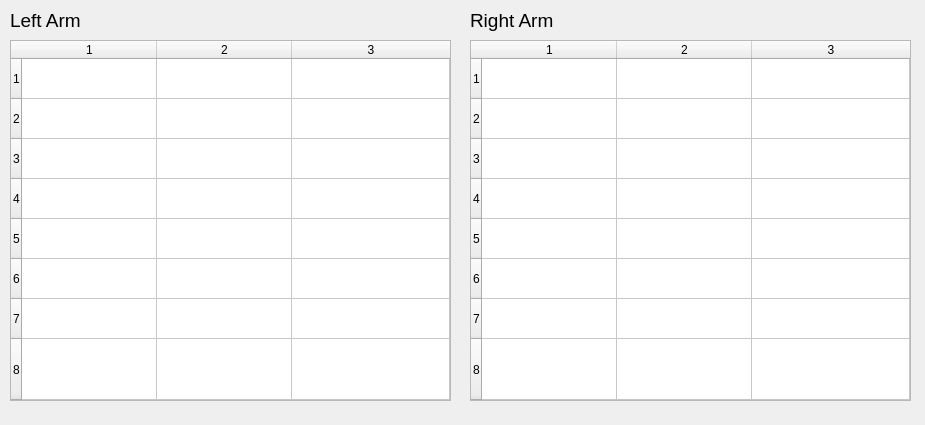
<?xml version="1.0" encoding="UTF-8"?>
<ui version="4.0">
 <class>arm_state_diag</class>
 <widget class="QDialog" name="arm_state_diag">
  <property name="geometry">
   <rect>
    <x>0</x>
    <y>0</y>
    <width>925</width>
    <height>425</height>
   </rect>
  </property>
  <property name="windowTitle">
   <string>Armstrong State</string>
  </property>
  <widget class="QLabel" name="label">
   <property name="geometry">
    <rect>
     <x>10</x>
     <y>10</y>
     <width>111</width>
     <height>21</height>
    </rect>
   </property>
   <property name="font">
    <font>
     <pointsize>14</pointsize>
    </font>
   </property>
   <property name="text">
    <string>Left Arm</string>
   </property>
  </widget>
  <widget class="QLabel" name="label_3">
   <property name="geometry">
    <rect>
     <x>470</x>
     <y>10</y>
     <width>111</width>
     <height>21</height>
    </rect>
   </property>
   <property name="font">
    <font>
     <pointsize>14</pointsize>
    </font>
   </property>
   <property name="text">
    <string>Right Arm</string>
   </property>
  </widget>
  <widget class="QTableWidget" name="left_table">
   <property name="geometry">
    <rect>
     <x>10</x>
     <y>40</y>
     <width>441</width>
     <height>361</height>
    </rect>
   </property>
   <property name="verticalScrollBarPolicy">
    <enum>Qt::ScrollBarAlwaysOff</enum>
   </property>
   <property name="horizontalScrollBarPolicy">
    <enum>Qt::ScrollBarAlwaysOff</enum>
   </property>
   <property name="sizeAdjustPolicy">
    <enum>QAbstractScrollArea::AdjustToContents</enum>
   </property>
   <property name="editTriggers">
    <set>QAbstractItemView::NoEditTriggers</set>
   </property>
   <property name="alternatingRowColors">
    <bool>false</bool>
   </property>
   <property name="selectionMode">
    <enum>QAbstractItemView::NoSelection</enum>
   </property>
   <property name="rowCount">
    <number>8</number>
   </property>
   <property name="columnCount">
    <number>3</number>
   </property>
   <attribute name="horizontalHeaderDefaultSectionSize">
    <number>135</number>
   </attribute>
   <attribute name="horizontalHeaderStretchLastSection">
    <bool>true</bool>
   </attribute>
   <attribute name="verticalHeaderDefaultSectionSize">
    <number>40</number>
   </attribute>
   <attribute name="verticalHeaderStretchLastSection">
    <bool>true</bool>
   </attribute>
   <row/>
   <row/>
   <row/>
   <row/>
   <row/>
   <row/>
   <row/>
   <row/>
   <column/>
   <column/>
   <column/>
  </widget>
  <widget class="QTableWidget" name="right_table">
   <property name="geometry">
    <rect>
     <x>470</x>
     <y>40</y>
     <width>441</width>
     <height>361</height>
    </rect>
   </property>
   <property name="verticalScrollBarPolicy">
    <enum>Qt::ScrollBarAlwaysOff</enum>
   </property>
   <property name="horizontalScrollBarPolicy">
    <enum>Qt::ScrollBarAlwaysOff</enum>
   </property>
   <property name="sizeAdjustPolicy">
    <enum>QAbstractScrollArea::AdjustToContents</enum>
   </property>
   <property name="editTriggers">
    <set>QAbstractItemView::NoEditTriggers</set>
   </property>
   <property name="selectionMode">
    <enum>QAbstractItemView::NoSelection</enum>
   </property>
   <property name="rowCount">
    <number>8</number>
   </property>
   <property name="columnCount">
    <number>3</number>
   </property>
   <attribute name="horizontalHeaderDefaultSectionSize">
    <number>135</number>
   </attribute>
   <attribute name="horizontalHeaderStretchLastSection">
    <bool>true</bool>
   </attribute>
   <attribute name="verticalHeaderDefaultSectionSize">
    <number>40</number>
   </attribute>
   <attribute name="verticalHeaderStretchLastSection">
    <bool>true</bool>
   </attribute>
   <row/>
   <row/>
   <row/>
   <row/>
   <row/>
   <row/>
   <row/>
   <row/>
   <column/>
   <column/>
   <column/>
  </widget>
 </widget>
 <resources/>
 <connections/>
</ui>
